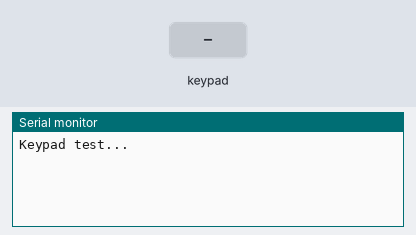
Bench run of a program on a simulated Arduino Mega 2560, built with avr-gcc and run on an emulated ATmega2560. Shown: the last lines printed to the serial monitor. Inputs (shaded band) come from the test bench.

Above: at 1.2 s.
1.3 s: key '1' pressed
At 2.5 s:
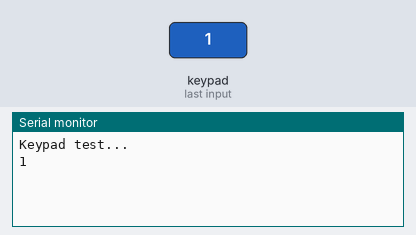
2.8 s: keypad keys 3 0 3 2 3 4 3 6 # pressed 0.4 s apart
At 6.4 s:
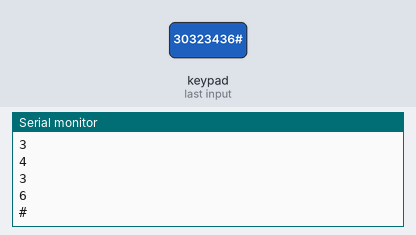
7.9 s: key 'A' pressed
At 8.9 s:
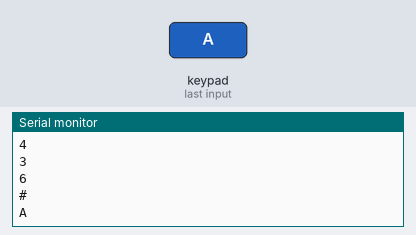
9.4 s: keypad keys 3 0 3 2 3 4 3 6 * pressed 0.4 s apart
At 13.6 s:
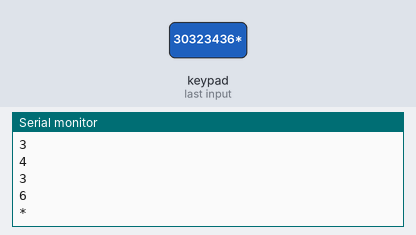
14.5 s: key 'B' pressed
At 15.0 s:
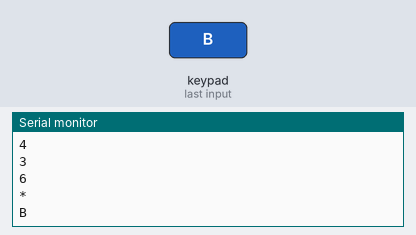
16.0 s: keypad keys 3 0 3 2 3 4 3 6 D pressed 0.4 s apart
At 19.7 s:
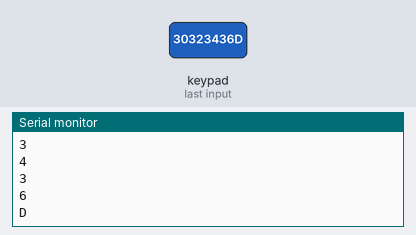
Timing chart, 0 to 21.2 s (numbered marks = the images above; inputs shaded):
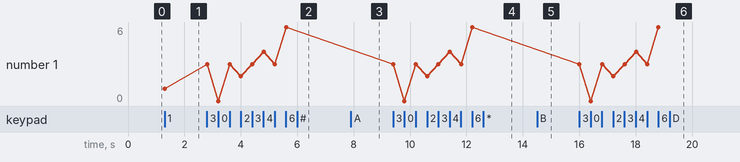

Measured:
- after the input at 1.3 s, the serial monitor: prints a new line at once (image 1)
- after the input at 2.8 s, the serial monitor: prints a new line at once (image 2)
- after the input at 7.9 s, the serial monitor: prints a new line at once (image 3)
- after the input at 9.4 s, the serial monitor: prints a new line at once (image 4)
- after the input at 14.5 s, the serial monitor: prints a new line at once (image 5)
- after the input at 16.0 s, the serial monitor: prints a new line at once (image 6)
- plotted number 1: 1 → 6 after the input at 2.8 s

The program:

main.cpp
```cpp
#include <Arduino.h>
#include <Keypad.h>

// Keypad settings
#define ROWS 4
#define COLS 4

char keys[ROWS][COLS] = {
  {'1', '2', '3', 'A'},
  {'4', '5', '6', 'B'},
  {'7', '8', '9', 'C'},
  {'*', '0', '#', 'D'}
};

// Configure the rows and columns based on the wiring
// wires by pin:
//   0: UNUSED
//   1: COL1
//   2: COL2
//   3: COL3
//   4: COL4
//   5: ROW1
//   6: ROW2
//   7: ROW3
//   8: ROW4
//   9: UNUSED
byte rowPins[ROWS] = {30, 32, 34, 36};  //connect to the row pinouts of the keypad
byte colPins[COLS] = {22, 24, 26, 28};  //connect to the column pinouts of the keypad

Keypad keypad(makeKeymap(keys), rowPins, colPins, ROWS, COLS);

void setup() {
  Serial.begin(9600);
  Serial.println("Keypad test...");
}

void loop() {
  char key = keypad.getKey();

  // return if noop
  if (key == NO_KEY) {
    return;
  }

  Serial.println(key);
}
```
